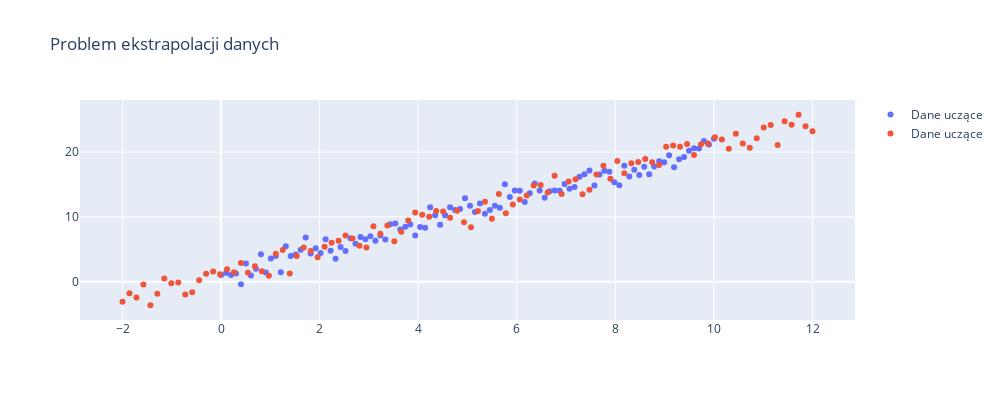

Notebook cell for this chart:
### Code cell
import pandas as pd
import numpy as np
import plotly.express as px
import plotly.graph_objects as go
import xgboost as xgb

def generate_noisy_linear_data(n_points=100, slope=2, intercept=1, noise_std=1, a=0, b=10):
    # Generowanie liniowych danych
    x = np.linspace(a, b, n_points)
    y = slope * x + intercept

    # Dodawanie szumu do danych
    noise = np.random.normal(0, noise_std, n_points)
    y_noisy = y + noise

    # Tworzenie DataFrame
    data = {'x': x, 'y': y_noisy}
    df = pd.DataFrame(data)

    return df

# Przykładowe użycie
df_learn = generate_noisy_linear_data()
df_test = generate_noisy_linear_data(a=-2, b=12)

fig=go.Figure()

fig.add_trace(go.Scatter(
    x = df_learn['x'],
    y = df_learn['y'],
    name = 'Dane uczące',
    mode = 'markers'
))

fig.add_trace(go.Scatter(
    x = df_test['x'],
    y = df_test['y'],
    name = 'Dane uczące',
    mode = 'markers'
))

fig.update_layout(title='Problem ekstrapolacji danych', height=400, width=1000)

fig.show()
